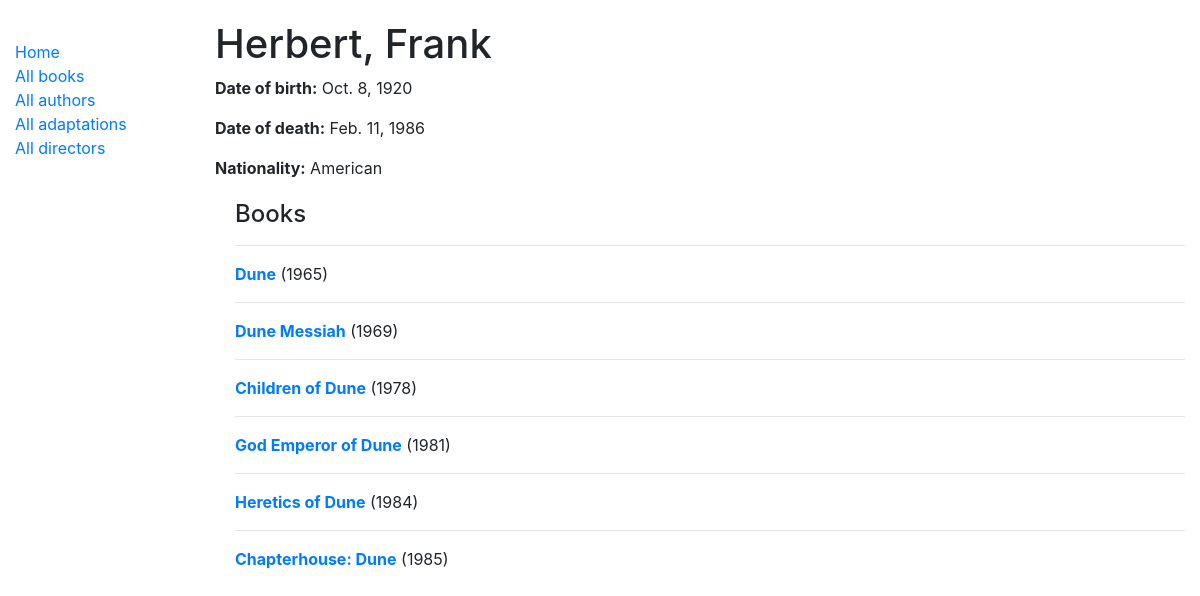
/catalog/author/3, run on the app's committed database.
### catalog/models.py (models this page shows, shortened)
class Author(models.Model):
    first_name = models.CharField(max_length=100)
    last_name = models.CharField(max_length=100)
    date_of_birth = models.DateField(null=True, blank=True)
    date_of_death = models.DateField('Died', null=True, blank=True)
    nationality = models.CharField(max_length=100, null=True)
    class Meta:
        ordering = ['last_name', 'first_name']

class Book(models.Model):
    title = models.CharField(max_length=200)
    author = models.ForeignKey('Author', on_delete=models.SET_NULL, null=True)
    year = models.PositiveIntegerField('Publishing year', null=True, validators=[MaxValueValidator(2020), MinValueValidator(1800)], help_text='Enter a publishing year')
    summary = models.TextField(max_length=1000, help_text='Enter a brief description of the book')
    isbn = models.CharField('ISBN', max_length=13, help_text='13 Character <a href="https://www.isbn-international.org/content/what-isbn">ISBN number</a>')
    genre = models.ManyToManyField(Genre, help_text='Select a genre for this book')

### catalog/views.py (the view)
# urls.py: path('author/<int:pk>', views.AuthorDetailView.as_view(), name='author-detail'),
class AuthorDetailView(generic.DetailView):
    model = Author

### catalog/templates/catalog/author_detail.html
{% extends "base_generic.html" %}
{% block content %}
  <h1>{{ author.last_name}}, {{ author.first_name }}</h1>
  <p><strong>Date of birth:</strong> {{ author.date_of_birth }}</p>
  {% if author.date_of_death %}
    <p><strong>Date of death:</strong> {{ author.date_of_death }}</p>
  {% endif %}
  <p><strong>Nationality:</strong> {{ author.nationality }}</p>
  <div style="margin-left:20px;margin-top:20px">
    <h4>Books</h4>
    {% for book in author.book_set.all %}
      <hr>
      <p><strong><a href="{% url 'book-detail' book.pk %}">{{ book.title }}</a></strong> ({{ book.year }})</p>
    {% endfor %}
  </div>
{% endblock %}

### catalog/static/css/styles.css (style rules this page uses)
body { margin-top: 20px; }

### data on the page
Author: last_name "Herbert", first_name "Frank", date_of_birth "Oct. 8, 1920", date_of_death "Feb. 11, 1986", nationality "American"
Book: title "Dune", year "1965"
Book: title "Dune Messiah", year "1969"
Book: title "Children of Dune", year "1978"
Book: title "God Emperor of Dune", year "1981"
Book: title "Heretics of Dune", year "1984"
Book: title "Chapterhouse: Dune", year "1985"
